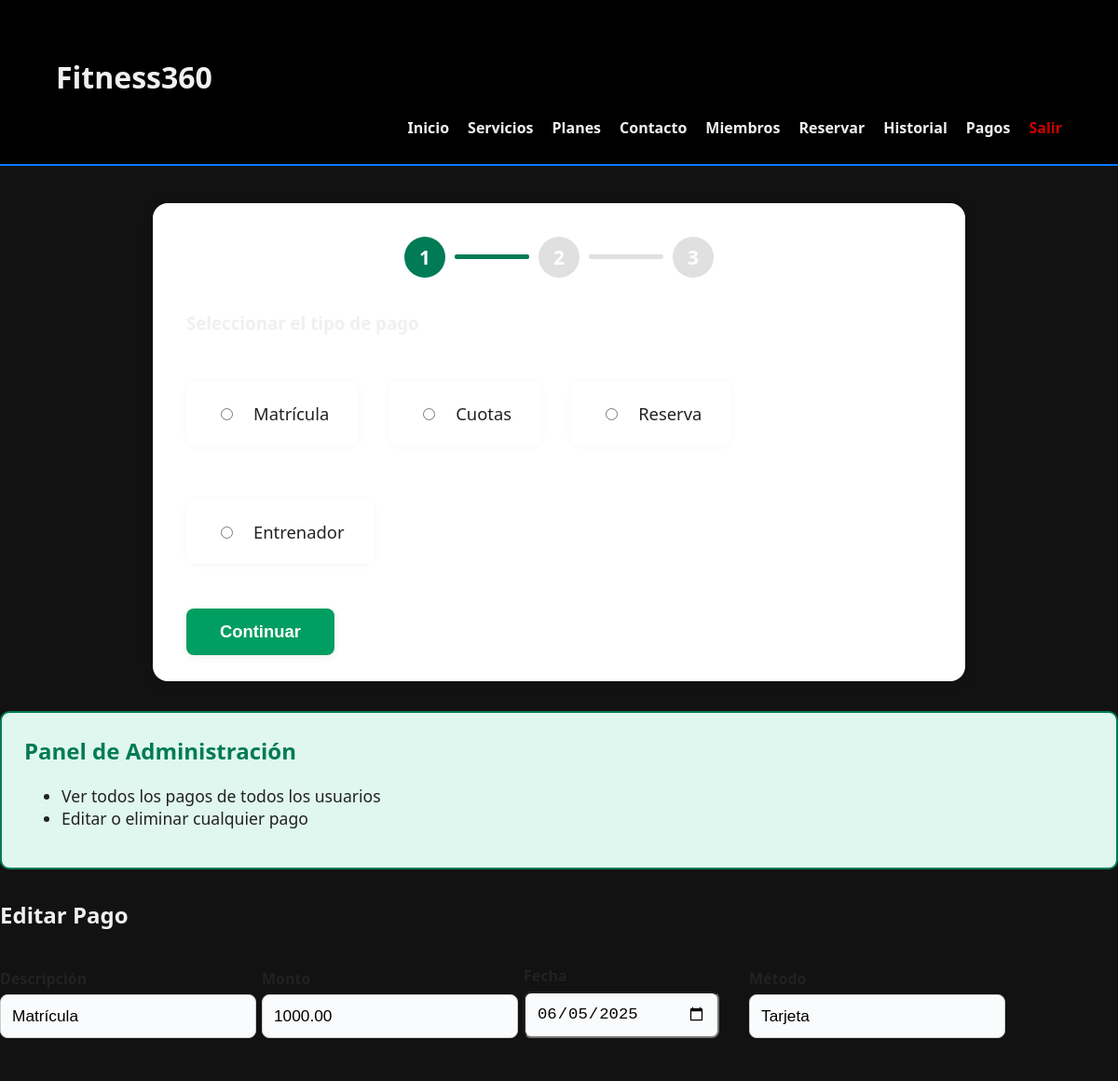
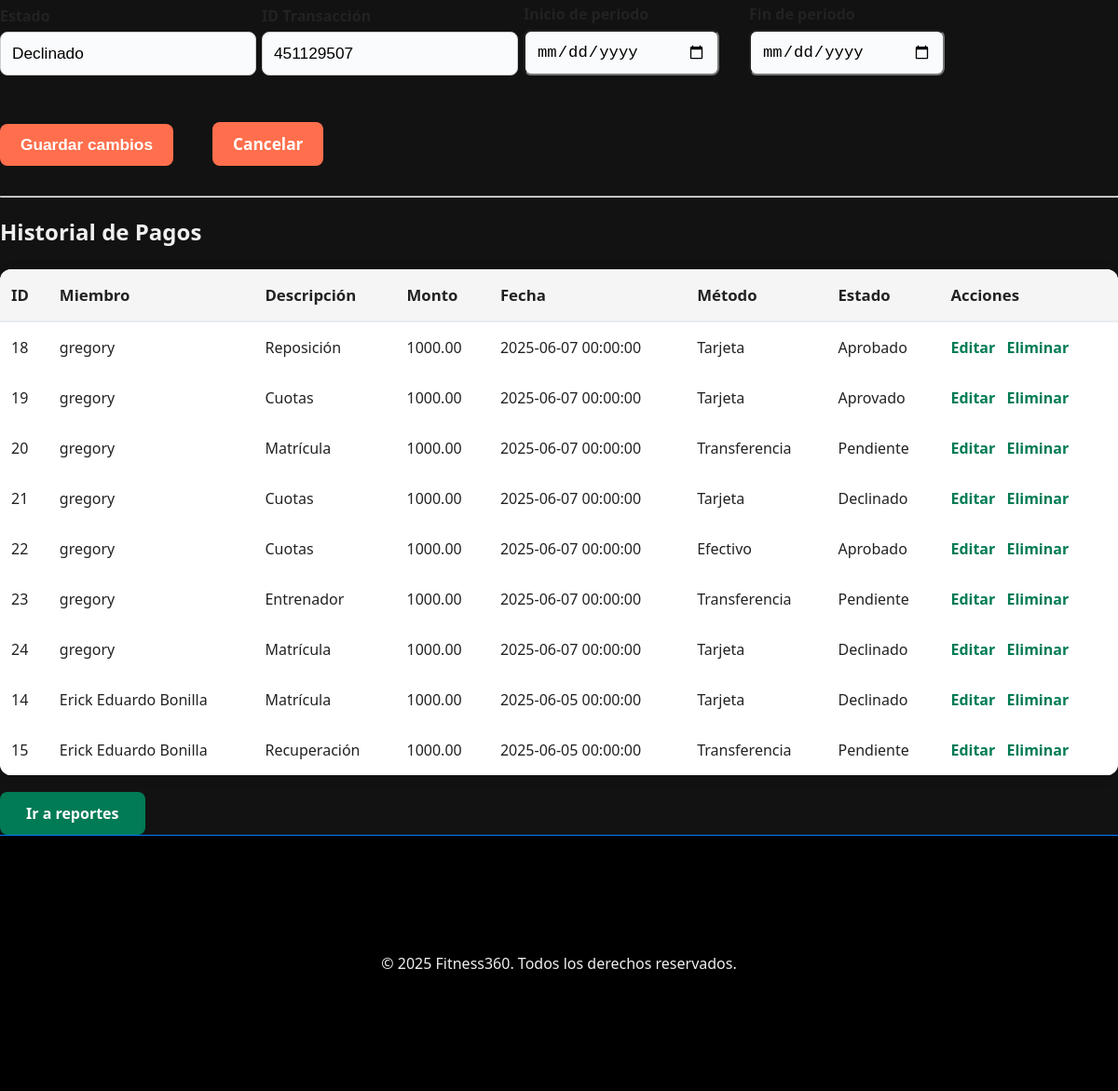
Page /fitness360_web/src/index.php?page=pagos&editar=14 (signed in) on the committed database (2 pictures, top to bottom).
### tables this page shows
CREATE TABLE `Pagos` (
  `IDPago` int NOT NULL AUTO_INCREMENT,
  `IDMiembro` int NOT NULL,
  `DescripcionPago` varchar(255) NOT NULL,
  `Monto` decimal(10,2) NOT NULL,
  `FechaPago` timestamp NULL DEFAULT CURRENT_TIMESTAMP,
  `MetodoPago` varchar(50) DEFAULT NULL,
  `EstadoPago` varchar(50) DEFAULT NULL,
  `IDTransaccion` varchar(255) DEFAULT NULL,
  `FechaInicioPeriodo` date DEFAULT NULL,
  `FechaFinPeriodo` date DEFAULT NULL,
  PRIMARY KEY (`IDPago`),
  KEY `IDMiembro` (`IDMiembro`),
  CONSTRAINT `Pagos_ibfk_1` FOREIGN KEY (`IDMiembro`) REFERENCES `Miembros` (`IDMiembro`)
);

CREATE TABLE `Miembros` (
  `IDMiembro` int NOT NULL AUTO_INCREMENT,
  `NombreCompleto` varchar(255) NOT NULL,
  `CorreoElectronico` varchar(255) NOT NULL,
  `Password` varchar(255) NOT NULL,
  `NumeroTelefono` varchar(20) DEFAULT NULL,
  `FechaRegistro` timestamp NULL DEFAULT CURRENT_TIMESTAMP,
  `EsAdmin` tinyint(1) DEFAULT '0',
  `Rol` varchar(20) DEFAULT 'usuario',
  PRIMARY KEY (`IDMiembro`),
  UNIQUE KEY `CorreoElectronico` (`CorreoElectronico`)
);

### fitness360_web/src/pages/pagos.php (the view, shortened to what this page needs)
<?php
require_once __DIR__ . '/../includes/conexion.php';
$isAdmin = (isset($_SESSION['Rol']) && $_SESSION['Rol'] === 'admin');
$editarPago = null;
if ($isAdmin && isset($_GET['editar'])) {
    $idPago = intval($_GET['editar']);
    $res = $mysqli->query("SELECT * FROM Pagos WHERE IDPago = $idPago");
    $editarPago = $res->fetch_assoc();
}
?>
<div class="wizard-container">
  <div class="wizard-steps">
    <div class="step" id="step-ind-1">1</div>
    <div class="step-line"></div>
    <div class="step" id="step-ind-2">2</div>
    <div class="step-line"></div>
    <div class="step" id="step-ind-3">3</div>
  </div>
  <form id="pagosWizardForm" method="post" action="">
    <div class="wizard-step" id="step1">
      <h3>Seleccionar el tipo de pago</h3>
      <div class="wizard-options">
        <label><input type="radio" name="tipo_pago" value="Matrícula" required> Matrícula</label>
        <label><input type="radio" name="tipo_pago" value="Cuotas"> Cuotas</label>
        <label><input type="radio" name="tipo_pago" value="Reserva"> Reserva</label>
        <label><input type="radio" name="tipo_pago" value="Entrenador"> Entrenador</label>
      </div>
      <button type="button" class="next-btn" onclick="nextStep()">Continuar</button>
    </div>
  </form>
</div>
<?php
$isAdmin = (isset($_SESSION['Rol']) && $_SESSION['Rol'] === 'admin');
?>
<?php if ($isAdmin): ?>
  <div style="background:#e0f7ef; border:2px solid #007b55; border-radius:10px; padding:24px; margin:32px 0;">
    <h2 style="color:#007b55; margin-top:0;">Panel de Administración</h2>
    <ul style="font-size:1.1rem; color:#222;">
      <li>Ver todos los pagos de todos los usuarios</li>
      <li>Editar o eliminar cualquier pago</li>
    </ul>
  </div>
  <?php if ($editarPago): ?>
    <h2>Editar Pago</h2>
    <form method="post" class="pagos-form">
      <label>Descripción
        <input type="text" name="descripcion" value="<?= htmlspecialchars($editarPago['DescripcionPago']) ?>" required>
      </label>
      <label>Monto
        <input type="number" name="monto" value="<?= $editarPago['Monto'] ?>" step="0.01" required>
      </label>
      <label>Fecha
        <input type="date" name="fecha" value="<?= substr($editarPago['FechaPago'],0,10) ?>" required>
      </label>
      <label>Método
        <input type="text" name="metodo" value="<?= htmlspecialchars($editarPago['MetodoPago']) ?>" required>
      </label>
      <label>Estado
        <input type="text" name="estado" value="<?= htmlspecialchars($editarPago['EstadoPago']) ?>" required>
      </label>
      <label>ID Transacción
        <input type="text" name="idtransaccion" value="<?= htmlspecialchars($editarPago['IDTransaccion']) ?>">
      </label>
      <label>Inicio de periodo
        <input type="date" name="fechainicio" value="<?= $editarPago['FechaInicioPeriodo'] ?>">
      </label>
      <label>Fin de periodo
        <input type="date" name="fechafin" value="<?= $editarPago['FechaFinPeriodo'] ?>">
      </label>
      <button type="submit" name="editar">Guardar cambios</button>
      <a href="index.php?page=pagos">Cancelar</a>
    </form>
    <hr>
  <?php endif; ?>
  <h2>Historial de Pagos</h2>
  <table class="pagos-table">
    <tr>
      <th>ID</th>
      <th>Miembro</th>
      <th>Descripción</th>
      <th>Monto</th>
      <th>Fecha</th>
      <th>Método</th>
      <th>Estado</th>
      <th>Acciones</th>
    </tr>
    <?php
    $result = $mysqli->query("SELECT p.*, m.NombreCompleto FROM Pagos p JOIN Miembros m ON p.IDMiembro = m.IDMiembro ORDER BY FechaPago DESC");
    while ($row = $result->fetch_assoc()):
    ?>
    <tr>
      <td><?= $row['IDPago'] ?></td>
      <td><?= htmlspecialchars($row['NombreCompleto']) ?></td>
      <td><?= htmlspecialchars($row['DescripcionPago']) ?></td>
      <td><?= $row['Monto'] ?></td>
      <td><?= $row['FechaPago'] ?></td>
      <td><?= $row['MetodoPago'] ?></td>
      <td><?= $row['EstadoPago'] ?></td>
      <td class="acciones">
        <a href="index.php?page=pagos&editar=<?= $row['IDPago'] ?>">Editar</a>
        <a href="index.php?page=pagos&eliminar=<?= $row['IDPago'] ?>" onclick="return confirm('¿Seguro que deseas eliminar este pago?')">Eliminar</a>
      </td>
    </tr>
    <?php endwhile; ?>
  </table>
<?php endif; ?>
<a href="index.php?page=admin_pagos" target="_blank" style="display:inline-block; margin-top:18px; background:#007b55; color:#fff; padding:12px 28px; border-radius:8px; text-decoration:none; font-weight:bold;">Ir a reportes</a>

### fitness360_web/src/css/style.css (style rules this page uses)
body { margin: 0; font-family: 'Segoe UI', sans-serif; background-color: #121212; color: #f0f0f0; }

### fitness360_web/src/pages/pagos.php (style rules this page uses)
.pagos-form { display: flex; flex-wrap: wrap; gap: 24px 32px; align-items: flex-end; margin-bottom: 32px; }
.pagos-form label { display: flex; flex-direction: column; font-weight: 600; color: #222; font-size: 1rem; min-width: 210px; }
.pagos-form input[type="text"], .pagos-form input[type="number"], .pagos-form input[type="date"] { padding: 12px 12px; border: 1.5px solidrgb(12, 9, 9); border-radius: 8px; font-size: 1.08rem; background: #fafbfc; margin-top: 6px; transition: border 0.2s; }
.pagos-form button, .pagos-form a { padding: 12px 22px; border: none; border-radius: 8px; background: #ff6f4d; color: #fff; font-weight: bold; font-size: 1.08rem; cursor: pointer; margin-top: 18px; margin-right: 10px; transition: background 0.2s; text-decoration: none; display: inline-block; }
.pagos-table { width: 100%; border-collapse: separate; border-spacing: 0; background: #fff; margin-top: 24px; border-radius: 12px; overflow: hidden; box-shadow: 0 2px 16px rgba(0,0,0,0.07); }
.pagos-table th, .pagos-table td { padding: 16px 12px; text-align: left; }
.pagos-table th { background: #f5f5f5; color: #222; font-weight: bold; font-size: 1.05rem; border-bottom: 2px solid #e9ecef; }
.pagos-table tr { border-bottom: 1px solid #e9ecef; }
.pagos-table tr:last-child { border-bottom: none; }
.pagos-table td { color: #222; background: #fff; font-weight: 500; }
.pagos-table .acciones a { color: #007b55; font-weight: bold; margin-right: 8px; text-decoration: none; transition: color 0.2s; }
.wizard-container { max-width: 800px; margin: 40px auto 32px auto; background: #fff; border-radius: 16px; box-shadow: 0 2px 16px rgba(0,0,0,0.09); padding: 36px 36px 28px 36px; }
.wizard-steps { display: flex; align-items: center; justify-content: center; margin-bottom: 36px; }
.step { width: 44px; height: 44px; border-radius: 50%; background: #e0e0e0; color: #fff; display: flex; align-items: center; justify-content: center; font-weight: bold; font-size: 1.3rem; transition: background 0.2s; }
.step.active, .step.completed { background: #007b55; }
.step-line { width: 80px; height: 5px; background: #e0e0e0; margin: 0 10px; border-radius: 2px; }
.step.active + .step-line, .step.completed + .step-line { background: #007b55; }
.wizard-step { display: block; }
.wizard-options { display: flex; gap: 32px; margin: 32px 0 32px 0; flex-wrap: wrap; }
.wizard-options label { background: #fff; border-radius: 10px; padding: 22px 32px; font-size: 1.15rem; font-weight: 500; color: #222; cursor: pointer; box-shadow: 0 1px 8px rgba(0,0,0,0.04); transition: background 0.2s, box-shadow 0.2s, color 0.2s; display: flex; align-items: center; gap: 12px; }
.wizard-options input[type="radio"] { margin-right: 10px; }
.next-btn, .back-btn { padding: 14px 36px; border: none; border-radius: 8px; font-weight: bold; font-size: 1.15rem; margin: 8px 8px 0 0; transition: background 0.2s; box-shadow: 0 2px 8px rgba(0,0,0,0.08); opacity: 1; }
.next-btn { background: #009e60; color: #fff; }
label { display: block; margin: 18px 0 8px 0; }
input[type="text"], input[type="number"] { width: 100%; padding: 10px; border: 1.5px solid #ccc; border-radius: 6px; font-size: 1.08rem; }

### rows in the picture
pagos: descripcion "Matrícula", monto "1000.00", fecha "06/05/2025", metodo "Tarjeta", estado "Declinado", idtransaccion "451129507", IDPago "14", IDMiembro.NombreCompleto "Erick Eduardo Bonilla", DescripcionPago "Matrícula", Monto "1000.00", FechaPago "2025-06-05 00:00:00", MetodoPago "Tarjeta", EstadoPago "Declinado"
pagos: IDPago "18", IDMiembro.NombreCompleto "gregory", DescripcionPago "Reposición", Monto "1000.00", FechaPago "2025-06-07 00:00:00", MetodoPago "Tarjeta", EstadoPago "Aprobado"
pagos: IDPago "19", IDMiembro.NombreCompleto "gregory", DescripcionPago "Cuotas", Monto "1000.00", FechaPago "2025-06-07 00:00:00", MetodoPago "Tarjeta", EstadoPago "Aprovado"
pagos: IDPago "20", IDMiembro.NombreCompleto "gregory", DescripcionPago "Matrícula", Monto "1000.00", FechaPago "2025-06-07 00:00:00", MetodoPago "Transferencia", EstadoPago "Pendiente"
pagos: IDPago "21", IDMiembro.NombreCompleto "gregory", DescripcionPago "Cuotas", Monto "1000.00", FechaPago "2025-06-07 00:00:00", MetodoPago "Tarjeta", EstadoPago "Declinado"
pagos: IDPago "22", IDMiembro.NombreCompleto "gregory", DescripcionPago "Cuotas", Monto "1000.00", FechaPago "2025-06-07 00:00:00", MetodoPago "Efectivo", EstadoPago "Aprobado"
pagos: IDPago "23", IDMiembro.NombreCompleto "gregory", DescripcionPago "Entrenador", Monto "1000.00", FechaPago "2025-06-07 00:00:00", MetodoPago "Transferencia", EstadoPago "Pendiente"
pagos: IDPago "24", IDMiembro.NombreCompleto "gregory", DescripcionPago "Matrícula", Monto "1000.00", FechaPago "2025-06-07 00:00:00", MetodoPago "Tarjeta", EstadoPago "Declinado"
pagos: IDPago "15", IDMiembro.NombreCompleto "Erick Eduardo Bonilla", DescripcionPago "Recuperación", Monto "1000.00", FechaPago "2025-06-05 00:00:00", MetodoPago "Transferencia", EstadoPago "Pendiente"
